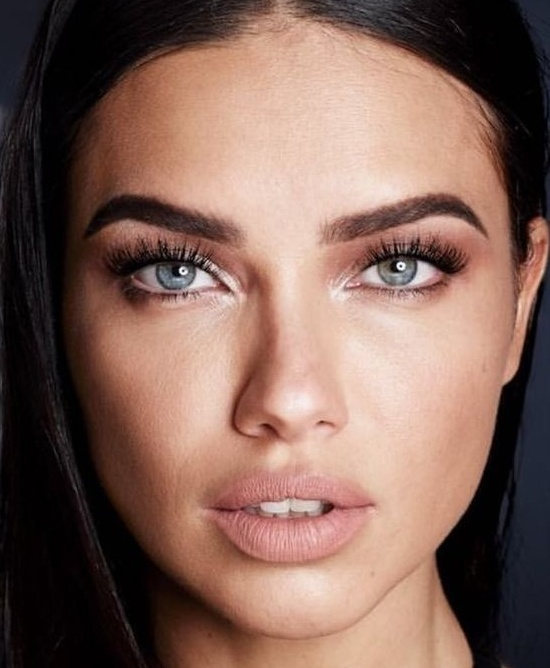
#> input picture tesimg/Adriana Lima0_0.jpg, 550 x 668 px; its folder holds 4 pictures in this run
$ python tesmain.py
#> lines starting #> are read from the running program, lines starting #| are printed output that depends on the picture
### src/configImages.py
import cv2
import os
from PIL import Image
import time


def readImage(pathFile):
    # Mengubah 1 image dengan path pathFile menjadi Mat, grayscale, dan berukuran 256 x 256
    # pathFile : string path dari file
    img = cv2.imread(pathFile, 0)
    img = cv2.resize(img, (256, 256))
    return img


# [13 lines left out: functions convertFrame, resizeImage, not called in this run]

def filesInsideFolder(folderName, listFiles):
    # Mengembalikan list berisi path-path dari setiap file images yang ada di folder
    # Mengabaikan file dengan format selain image yang disupport oleh OpenCV
    # folderName : string nama folder
    # listFiles : list of string, untuk nyimpen path filesnya (inisialisasinya pake [] aja)
#> called with folderName = '../tesimg'
    for filename in os.listdir(folderName):
        filepath = os.path.join(folderName, filename)
        if (os.path.isfile(filepath)):
            if (filepath.endswith(".png") or filepath.endswith(".jpg") or filepath.endswith(".jpeg") or filepath.endswith(".jpe") or filepath.endswith(".jp2") or filepath.endswith(".bmp") or filepath.endswith(".pbm") or filepath.endswith(".pgm") or filepath.endswith(".ppm") or filepath.endswith(".sr") or filepath.endswith(".ras") or filepath.endswith(".tiff") or filepath.endswith(".tif")):
                listFiles.append(filepath)
        elif (os.path.isdir(filepath)):
            filesInsideFolder(filepath, listFiles)
#> pass 2 of the loop in filesInsideFolder, `for filename in os.listdir(folderName):`:
#> pass 3 of the loop in filesInsideFolder, `for filename in os.listdir(folderName):`:
#> the loop made 4 passes; the first 3 are shown
    return listFiles

### src/tesmain.py
import configImages as ci
import numpy as np
import cv2

pathfolder = "../tesimg"
filesList = ci.filesInsideFolder(pathfolder,[])

# x untransposed
x = np.ndarray.flatten(ci.readImage(filesList[0]))
#> in readImage, `img = cv2.resize(img, (256, 256))`:
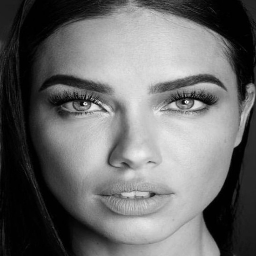
#> img: shape (256, 256); min 0, max 243, mean 106.6

for i in range (1, len(filesList)):
    img = ci.readImage(filesList[i])
#> call 2 of readImage, with pathFile = '../tesimg/Bill Gates27_573.jpg'
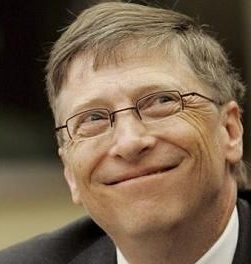
#> input picture tesimg/Bill Gates27_573.jpg, 251 x 264 px
#> in readImage (call 2), `img = cv2.imread(pathFile, 0)`:
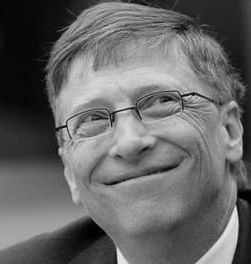
#> img: shape (264, 251); min 0, max 233, mean 103.2
#> in readImage (call 2), `img = cv2.resize(img, (256, 256))`:
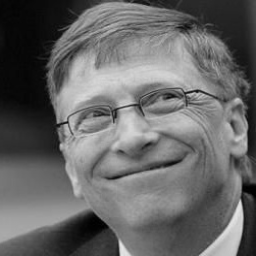
#> img: shape (256, 256); min 0, max 229, mean 103.1
    img = np.ndarray.flatten(img)
    x = np.vstack((x, img))
#> pass 2 of the loop `for i in range (1, len(filesList)):`:
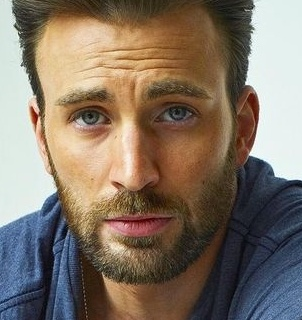
#> input picture tesimg/Chris Evans15_1138.jpg, 302 x 320 px
#> in readImage (call 3), `img = cv2.imread(pathFile, 0)`:
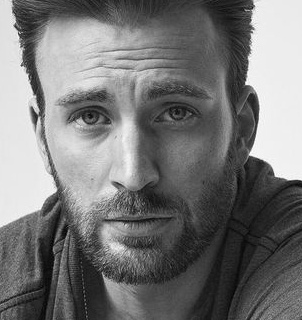
#> img: shape (320, 302); min 0, max 255, mean 118.2
#> in readImage (call 3), `img = cv2.resize(img, (256, 256))`:
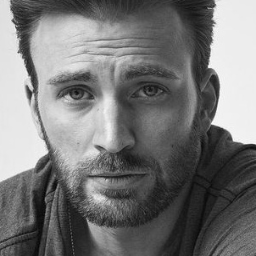
#> img: shape (256, 256); min 4, max 251, mean 118.1
#> pass 3 of the loop `for i in range (1, len(filesList)):`:
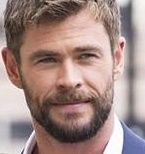
#> input picture tesimg/Chris Hemsworth82_533.jpg, 145 x 154 px
#> in readImage (call 4), `img = cv2.imread(pathFile, 0)`:
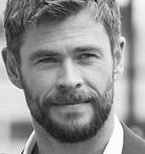
#> img: shape (154, 145); min 13, max 255, mean 143.7
#> in readImage (call 4), `img = cv2.resize(img, (256, 256))`:
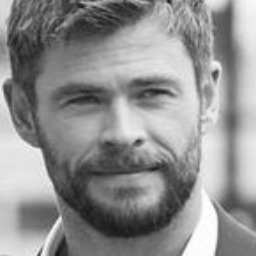
#> img: shape (256, 256); min 14, max 255, mean 143.6

# x transposed (vector)
# x = x.T
avgFace = np.mean(x, axis = 0).reshape(1, x.shape[1])
#berhasil
#muka = avgFace.reshape(256,256)
#cv2.imwrite("tes.jpg",muka)
A = x - np.tile(avgFace,(x.shape[0],1))

# kovarian
cov = A @ A.T
#> cov = [[253711487.2, 33090188.7, -173474178.3, -113327497.6], [33090188.7, 138713255.2, -109187879.8, -62615564.1], [-173474178.3, -109187879.8, 311718853.2, -29056795.1], [-113327497.6, -62615564.1, -29056795.1, 204999856.7]]

eigValCov, eigVecCov = np.linalg.eig(cov)
#> eigValCov = [505224624, 7.9e-08, 141073930.5, 262844897.7]; eigVecCov = [[0.618, 0.5, 0.544, -0.268], [0.3, 0.5, -0.812, -0.023], [-0.689, 0.5, 0.0677, -0.52], [-0.229, 0.5, 0.2, 0.811]]
idx = eigValCov.argsort()[::-1]
#> idx = [0, 3, 2, 1]
eigValCov = eigValCov[idx]
#> eigValCov = [505224624, 262844897.7, 141073930.5, 7.9e-08]
eigVecCov = eigVecCov[:,idx]
#> eigVecCov = [[0.618, -0.268, 0.544, 0.5], [0.3, -0.023, -0.812, 0.5], [-0.689, -0.52, 0.0677, 0.5], [-0.229, 0.811, 0.2, 0.5]]

# eigval Cov = eigval C'
# eigvec C' = A x eigvec Cov
# ERROR WARNING : FLOATING POINT NEGATIF, KASIH TOLERANSI BUAT JADI NOL. secara teoretis gabisa nilai eigvalnya negatif, tapi ada yg negatif & kecil bgt

# kalo mo lbh improve performance, itung rank nya di sini dulu baru perhitungannya dipotong, rank <= eigVecCov.shape[1]
eigVecC = (A.T @ eigVecCov[:,0])
rank = 1600
for i in range(1,eigVecCov.shape[1]): #for i in range(1,rank)
    #b[:,0] = i @ b[:,1]
    #print(eigVecCov[:,i])
    eigVecC = np.vstack((eigVecC,(A.T @ eigVecCov[:,i])))
eigVecC = eigVecC.T

eigVecC = eigVecC[:eigVecC.shape[1],:]
#> eigVecC = [[-182.4, 52.56, 67.74, -2.84e-14], [-181.6, 51.48, 68.08, -2.84e-14], [-179.1, 51.42, 67.48, -2.84e-14], [-179, 52.21, 66.87, -2.84e-14]]

# w adalah matriks koefisien eigenface
w = []
for i in range(x.shape[0]):
    wi = np.linalg.inv(eigVecC) @ A[:,i]
    w.append(wi)
#> this loop made 4 passes
#> wi on passes 1 to 4: [194.7, 309.3, 429, 3.48e+17], [197.1, 315.1, 438.4, 3.65e+17], [193.4, 309.1, 428.6, 3.55e+17], [190.3, 302.2, 417.7, 3.36e+17]
#> after the loop, w = [[194.7, 309.3, 429, 3.48e+17], [197.1, 315.1, 438.4, 3.65e+17], [193.4, 309.1, 428.6, 3.55e+17], [190.3, 302.2, 417.7, 3.36e+17]]

pathUnknown = "tesImg.jpg"
y = ci.readImage(pathUnknown)
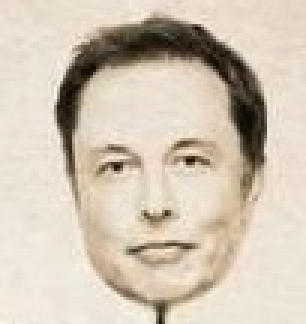
#> input picture src/tesImg.jpg, 102 x 108 px (shown 3 times larger)
#> in readImage (call 5), `img = cv2.imread(pathFile, 0)`:
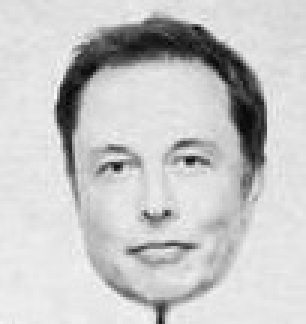
#> img: shape (108, 102) (shown 3 times larger); min 5, max 251, mean 199
#> in readImage (call 5), `img = cv2.resize(img, (256, 256))`:
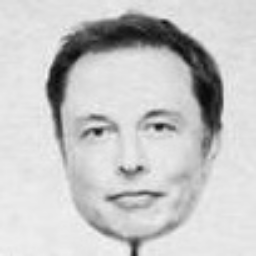
#> img: shape (256, 256); min 7, max 247, mean 198.9
print(y)
#> (printed output is left out)
y = np.ndarray.flatten(y)
print(y)
#> (printed output is left out)
y = y.reshape(1,x.shape[1])
print(y, avgFace)
#> (printed output is left out)
aUnknown = np.subtract(y,avgFace).T[:x.shape[0],:]
#> aUnknown = [101, 102, 103.2, 103.8]
print(eigVecC.shape,aUnknown.shape)
#| (4, 4) (4, 1)

omega = np.linalg.inv(eigVecC) @ aUnknown
#> omega = [-0.726, -3.03, -4.8, -1.59e+16]

minDist = 0
closestImgIdx = -1
for i in range(len(filesList)):
    euDist = np.linalg.norm(np.subtract(w[i],omega))
    print(f"eudist ke-{i + 1}: {euDist}")
    if (euDist < minDist):
        minDist = euDist
        closestImgIdx = i
#> this loop made 4 passes
#> euDist on passes 1 to 4: 7.04e+17, 7.4e+17, 7.18e+17, 6.81e+17
#| eudist ke-1: 7.04240978582058e+17
#| eudist ke-2: 7.395337659741894e+17
#| eudist ke-3: 7.17651160086514e+17
#| eudist ke-4: 6.812005334390028e+17
#> after the loop, closestImgIdx = -1; minDist = 0

print(f"Path gambar terdekat: {filesList[i]}")
